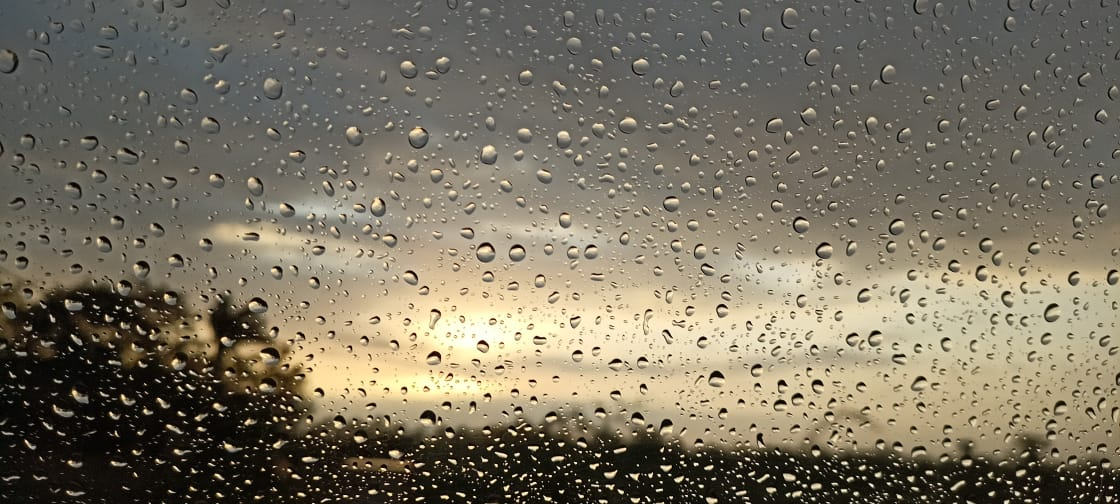
#> input picture Bootcamp OpenCV/Nature.jpeg, 1120 x 504 px, given in place of the camera
$ jupyter execute '19_Mini Project #1 Live Sketch using webcam.ipynb'
#> lines starting #> are read from the running program, lines starting #| are printed output that depends on the picture
#> further down, frame is the input picture: shape (504, 1120, 3); mean B, G, R 97.7, 114.7, 122.1
[cell 1]
import cv2
import numpy as np

def sketch(image):
    # Convert image to grayscale
    img_gray = cv2.cvtColor(image, cv2.COLOR_BGR2GRAY)
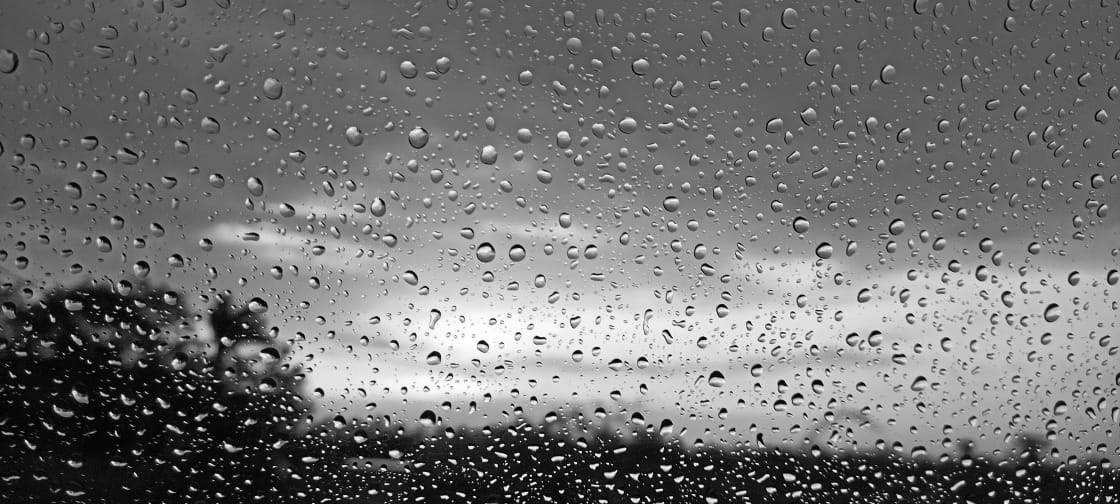
#> img_gray: shape (504, 1120); min 0, max 255, mean 115

    # Clean up image using Guassian Blur
    img_gray_blur = cv2.GaussianBlur(img_gray, (5,5), 0)

    # Extract edges
    canny_edges = cv2.Canny(img_gray_blur, 25, 55)
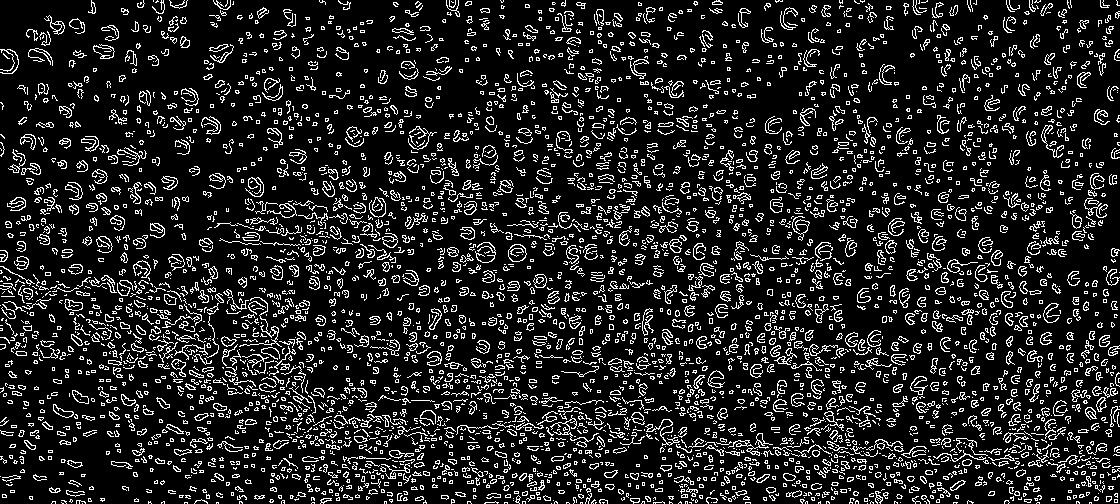
#> canny_edges: shape (504, 1120); 13.7% white in thin lines or dots

    # Do an invert binarize the image
    ret, mask = cv2.threshold(canny_edges, 200, 200, cv2.THRESH_BINARY_INV)
#> mask: shape (504, 1120); values 0 (black) and 200 (white), 86.3% white; black in thin lines or dots
    return mask

cap = cv2.VideoCapture(0)

while True:
    ret, frame = cap.read()
    cv2.imshow('Our Live Sketcher', sketch(frame))
    if cv2.waitKey(1) == 13: #13 is the Enter Key
#> (key Esc is pressed here)
        break

cap.release()
cv2.destroyAllWindows()

$ run again, on Bootcamp OpenCV/Sudoku.jpg
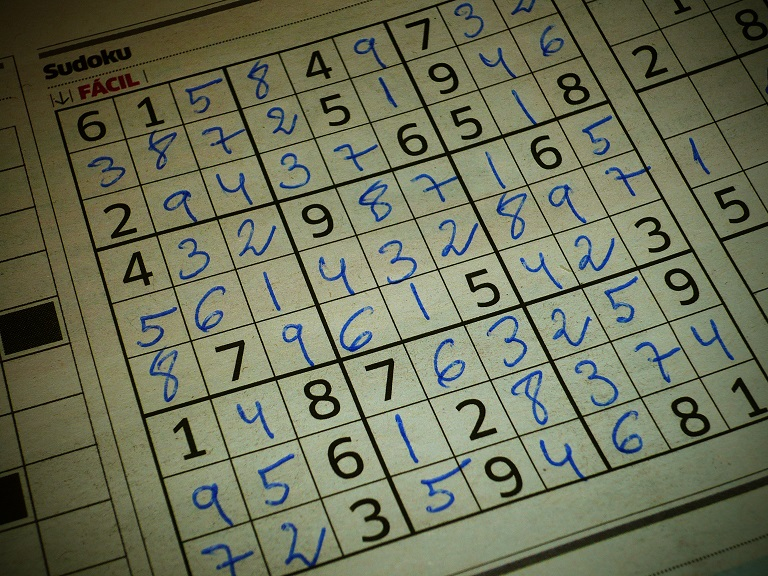
#> input picture Bootcamp OpenCV/Sudoku.jpg, 768 x 576 px, given in place of the camera
#> frame is the input picture: shape (576, 768, 3); mean B, G, R 88.5, 112.9, 108.9
#> in sketch, `img_gray = cv2.cvtColor(image, cv2.COLOR_BGR2GRAY)`:
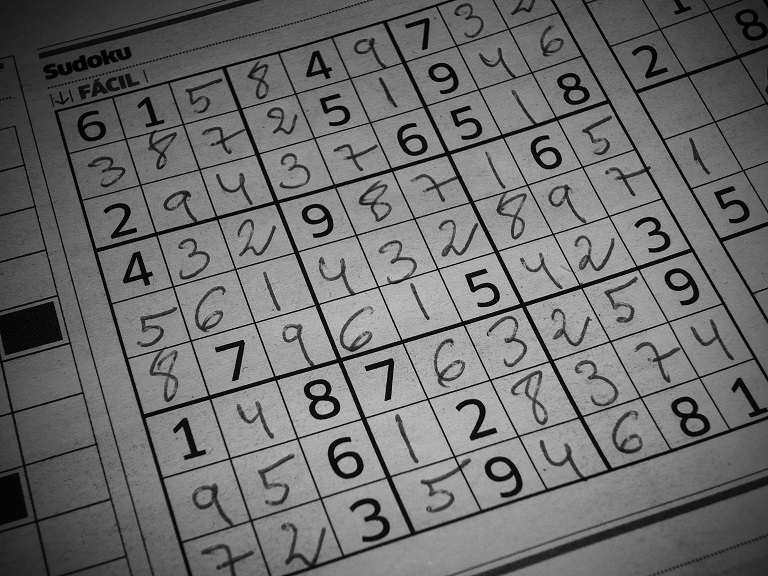
#> img_gray: shape (576, 768); min 0, max 210, mean 108.9
#> in sketch, `canny_edges = cv2.Canny(img_gray_blur, 25, 55)`:
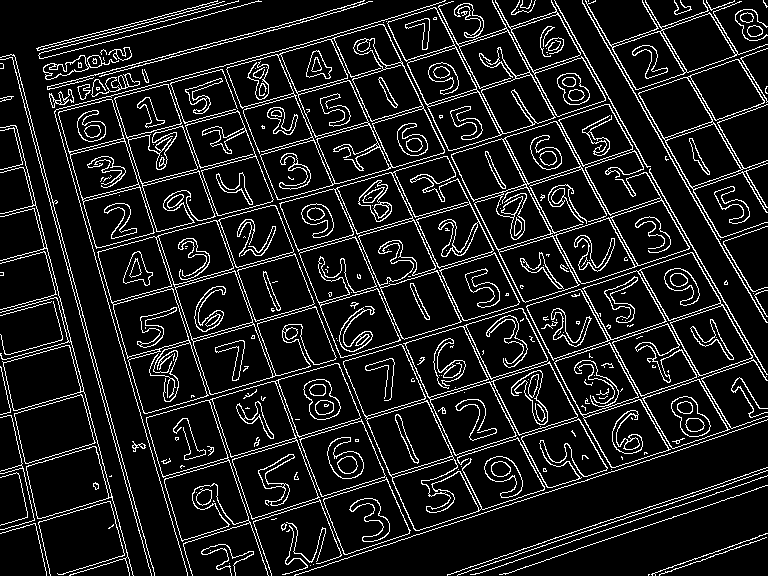
#> canny_edges: shape (576, 768); 11.2% white in thin lines or dots
#> mask: shape (576, 768); values 0 (black) and 200 (white), 88.8% white; black in thin lines or dots
